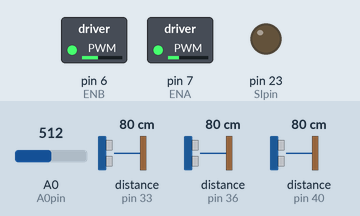
This sketch was run on a simulated Arduino Mega 2560, built with avr-gcc and run on an emulated ATmega2560. On the bench: switched loads named in the sketch (green lamp = pin HIGH), output pins drawn as LEDs (lit = HIGH). The test bench sets the inputs (shaded band); at power-on: distance to the obstacle (sensors on pin 36, pin 40, pin 33) 80 cm, A0 (A0pin) = 512. The echo pulse lasts 58.3 µs per cm; pins used as bus, display or sensor lines are not drawn; what the sketch prints to the serial monitor is not drawn.

Above: at 1.2 s.
1.3 s: distance to the obstacle (sensor on pin 36) set to 246 cm
2.8 s: distance to the obstacle (sensor on pin 36) set to 254 cm
At 5.9 s:
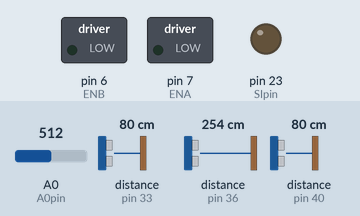
8.0 s: distance to the obstacle (sensor on pin 40) set to 2 cm
11.0 s: distance to the obstacle (sensor on pin 33) set to 60 cm
14.0 s: distance to the obstacle (sensor on pin 33) set to 52 cm
15.5 s: distance to the obstacle (sensor on pin 33) set to 45 cm
At 17.66 s:
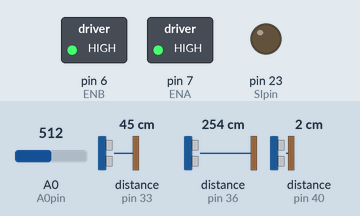
Timing chart, 0 to 24.9 s (numbered marks = the images above; inputs shaded):
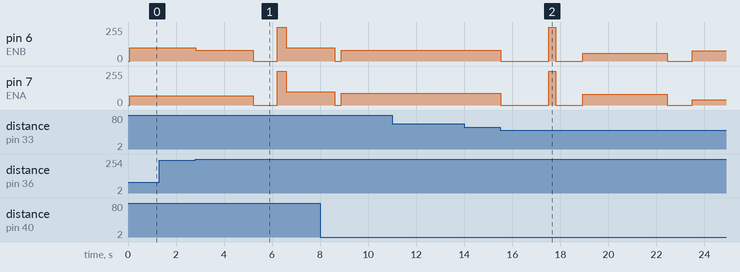

The sketch:

____SW__2.5.ino
```cpp
#include <MsTimer2.h>
#include <NewPing.h>

#define A0pin A0
#define SIpin 23
#define CLKpin 22
#define NPIXELS 128

#define ENA 7
#define IN1 11
#define IN2 10
#define IN3 9
#define IN4 8
#define ENB 6

#define TRIG_PIN1 32
#define ECHO_PIN1 33
#define TRIG_PIN2 41
#define ECHO_PIN2 40
#define TRIG_PIN3 37
#define ECHO_PIN3 36

#define SIZE 5
#define MAX_DISTANCE 255

#define motor_speed_offset 30

float sensorData1[SIZE] = {0};
float sensorData2[SIZE] = {0};
float sensorData3[SIZE] = {0};

float UltrasonicSensorData[3];

NewPing sonar1(TRIG_PIN1, ECHO_PIN1, MAX_DISTANCE);
NewPing sonar2(TRIG_PIN2, ECHO_PIN2, MAX_DISTANCE);
NewPing sonar3(TRIG_PIN3, ECHO_PIN3, MAX_DISTANCE);


byte Pixel[NPIXELS];
byte Threshold_Data[NPIXELS];

int LineSensor_Data[NPIXELS];
int LineSensor_Data_Adaption[NPIXELS];
int MAX_LineSensor_Data[NPIXELS];
int MIN_LineSensor_Data[NPIXELS];
int flag_line_adapation;

int count = 0;

const int IMG_WIDTH_HALF = 64;
const int BASE_SPEED = 70;
const float KP = 7.0;
const float KD = 0.2;
float error_old = 0.0;

#define FASTADC 1
#define cbi(sfr, bit) (_SFR_BYTE(sfr) &= ~_BV(bit))
#define sbi(sfr, bit) (_SFR_BYTE(sfr) |= _BV(bit))

int mission_flag = 0;

void setup()
{
  int i;
  for (i = 0; i < NPIXELS; i++)
  {
    LineSensor_Data[i] = 0;
    LineSensor_Data_Adaption[i] = 0;
    MAX_LineSensor_Data[i] = 1023;
    MIN_LineSensor_Data[i] = 0;
  }
  pinMode(SIpin, OUTPUT);
  pinMode(CLKpin, OUTPUT);
  pinMode(A0pin, INPUT);

  digitalWrite(SIpin, LOW);
  digitalWrite(CLKpin, LOW);

#if FASTADC

  sbi(ADCSRA, ADPS2);
  cbi(ADCSRA, ADPS1);
  cbi(ADCSRA, ADPS0);
#endif

  flag_line_adapation = 0;

  Serial.begin(115200);
  Serial.println("TSL1401");
}

/////////////////////////////////////////////////

void motor_l(int speed)
{
  if (speed >= 0)
  {
    digitalWrite(IN1, HIGH);
    digitalWrite(IN2, LOW);
    analogWrite(ENA, speed); // 0-255
  }
  else
  {
    digitalWrite(IN1, LOW);
    digitalWrite(IN2, HIGH);
    analogWrite(ENA, -speed);
  }
}

void motor_r(int speed)
{
  if (speed >= 0)
  {
    digitalWrite(IN3, HIGH);
    digitalWrite(IN4, LOW);
    analogWrite(ENB, speed); // 0-255
  }
  else
  {
    digitalWrite(IN3, LOW);
    digitalWrite(IN4, HIGH);
    analogWrite(ENB, -speed);
  }
}

void motor_control(int left_motor_speed, int right_motor_speed)
{
  motor_l(left_motor_speed);
  motor_r(right_motor_speed);
}


float recursive_moving_average1(float ad_value, float sensorData[])
{
  static float avg = 0.0;
  float sum = 0.0;

  for (int i = 0; i <= SIZE - 2; i++)
  {
    sensorData[i] = sensorData[i + 1];
    //Serial.print(sensorData[i]);
    //Serial.print(" ");
  }

  sensorData[SIZE - 1] = ad_value;
  //Serial.println(sensorData[SIZE - 1]);

  for (int i = 0; i < SIZE; i++)
  {
    sum += sensorData[i];
  }

  avg = sum / SIZE;

  return avg;
}

float get_average(float ad_value, float sensorData[])
{
  return recursive_moving_average1(ad_value, sensorData);
}

void calculate_and_print(float distance, float sensorData[], int sensorNumber)
{
  float average = get_average(distance, sensorData);
  //Serial.print("Sensor ");
  //Serial.print(sensorNumber);
  //Serial.print(" Distance: ");
  //Serial.println(distance);
  //Serial.print("Moving Average: ");
  //Serial.println(average);
}

void read_ultrasonic_sensor()
{
  UltrasonicSensorData[0] = sonar1.ping_cm(); // 앞 센서
  UltrasonicSensorData[1] = sonar2.ping_cm(); // 좌 센서
  UltrasonicSensorData[2] = sonar3.ping_cm(); // 우 센서

  if (UltrasonicSensorData[0] == 0) UltrasonicSensorData[0] = 255;
  if (UltrasonicSensorData[1] == 0) UltrasonicSensorData[1] = 255;
  if (UltrasonicSensorData[2] == 0) UltrasonicSensorData[2] = 255;

  calculate_and_print(UltrasonicSensorData[0], sensorData1, 1);
  calculate_and_print(UltrasonicSensorData[1], sensorData2, 2);
  calculate_and_print(UltrasonicSensorData[2], sensorData3, 3);
}


////////////////////////////////////////////////////

void threshold_line_image(int threshold_value)
{
  for (int i = 0; i < NPIXELS; i++)
  {
    if (Pixel[i] >= threshold_value)
    {
      Threshold_Data[i] = 255;
    }
    else
    {
      Threshold_Data[i] = 0;
    }
  }
}

void line_control(int line_center)

{
  int error = line_center - IMG_WIDTH_HALF;
  int derivative = error - error_old;
  float output = KP * error + KD * derivative;
  int speed_difference = int(output);

  int right_speed = BASE_SPEED - speed_difference;
  int left_speed  = BASE_SPEED + speed_difference - 25;

  left_speed = constrain(left_speed, 0, 100);
  right_speed = constrain(right_speed, 0, 100);
  //Serial.println(left_speed);
  //Serial.println(right_speed);


  motor_control(left_speed, right_speed);

  error_old = error;
}

void read_line_camera(void)
{
  int i;
  delay(1);

  digitalWrite(CLKpin, LOW);
  digitalWrite(SIpin, HIGH);
  digitalWrite(CLKpin, HIGH);
  digitalWrite(SIpin, LOW);
  delayMicroseconds(1);

  for (i = 0; i < NPIXELS; i++)
  {
    Pixel[i] = analogRead(A0pin) / 4;
    digitalWrite(CLKpin, LOW);
    delayMicroseconds(1);
    digitalWrite(CLKpin, HIGH);
  }
  digitalWrite(CLKpin, LOW);
}

double line_COM(void)
{
  double COM = 0.0;
  double mass_sum = 0.0;

  for (int i = 0; i < NPIXELS; i++)
  {
    mass_sum += Threshold_Data[i];
    COM += Threshold_Data[i] * i;
  }

  if (mass_sum == 0)
  {
    return -1;
  }

  COM = COM / mass_sum;

  return COM;
}

void read_line_center()
{
  int line_center = 64;

  double cx = 0;
  read_line_camera();
  threshold_line_image(60);
  cx = line_COM();

  if (cx == -1)
  {
    motor_control(0, 0);
    delay(1000);
    Serial.println("선 없음.");
    count = 1;
    return;
  }
  else
  {
    line_center  = line_COM();
    line_control(line_center);

    for (int i = 0; i < NPIXELS; i++)
    {
      /*
        Serial.print(Pixel[i]);
        Serial.print(",");
        Serial.print(Threshold_Data[i]);
        Serial.print(",");
        Serial.print((i == (int)cx) ? 255 : 0);
        Serial.println();
      */
    }
    delay(50);
  }
}

void read_line_center_2()
{
  int line_center = 64;

  double cx = 0;
  read_line_camera();
  threshold_line_image(60);
  cx = line_COM();

  if (cx == -1)
  {
    motor_control(0, 0);
    Serial.println("선 없음.");
    motor_control(0, 0);
    return;
  }
  else
  {
    line_center  = line_COM();
    line_control(line_center);

    for (int i = 0; i < NPIXELS; i++)
    {
      /*
        Serial.print(Pixel[i]);
        Serial.print(",");
        Serial.print(Threshold_Data[i]);
        Serial.print(",");
        Serial.print((i == (int)cx) ? 255 : 0);
        Serial.println();
      */
    }
    delay(50);
  }
}

void wall_following_l(int distance, int base_speed)
{
  int i;
  float kp = 1.0;
  float kd = 10;
  int l_speed = 0;
  int r_speed = 0;
  float error = 0;
  float d_error = 0;
  float error_old = 0;
  float speed_control;
  int speed_control_max = 10;

  read_ultrasonic_sensor();
  error = UltrasonicSensorData[1] - distance;

  d_error = error - error_old;
  speed_control = kp * error + kd * d_error;

  if (speed_control >= speed_control_max) speed_control = speed_control_max;
  if (speed_control <= -speed_control_max) speed_control = -speed_control_max;

  l_speed = base_speed - speed_control - 30;
  r_speed = base_speed + speed_control + 10;
  error_old = error;
  /*
    Serial.print(error);
    Serial.print("  ");
    Serial.print(l_speed);
    Serial.print("  ");
    Serial.println(r_speed);
    Serial.print("  ");
    Serial.println(speed_control);
  */

  motor_control(l_speed + motor_speed_offset, r_speed);
}

void loop()
{
  read_ultrasonic_sensor();
  Serial.print("mission: ");
  Serial.print(mission_flag);

  switch (mission_flag)
  {
    // start_stop
    case 0:

      if (UltrasonicSensorData[2] >= 100)
      {
        read_line_center();
      }
      if (UltrasonicSensorData[2] < 100)
      {
        mission_flag = 1;
        break;
      }


      break;

    // lane_control
    case 1:

      read_ultrasonic_sensor();
      if (UltrasonicSensorData[2] < 255)
      {
        wall_following_l(70, 80);
        //delay(100);
      }

      if (UltrasonicSensorData[2] >= 255)
      {
        motor_control(70, 80);
        delay(2400);
        motor_control(0, 0);
        delay(1000);
        motor_l(255); // Move left forward
        motor_r(-255); // Move right backward
        delay(375);
        motor_control(100, 100);
        delay(2000);
        motor_control(0, 0);
        delay(200);
        mission_flag = 2;
      }

      break;


    // wall following
    case 2:

      if (UltrasonicSensorData[2] < 255)
      {
        read_ultrasonic_sensor();
        wall_following_l(40, 100);
      }

      if (UltrasonicSensorData[2] >= 255)
      {
        mission_flag = 3;
      }
      break;

    case 3:

      if (UltrasonicSensorData[0] > 50)
      {
        read_ultrasonic_sensor();
        wall_following_l(40, 80);
      }

      if (UltrasonicSensorData[0] <= 50)
      {
        motor_control(0, 0);
        delay(2000);
        motor_l(255); // Move left forward
        motor_r(-255); // Move right backward
        delay(280);
        motor_control(0, 0);
        delay(1000);
        mission_flag = 4;
      }

      break;

    case 4:

      read_ultrasonic_sensor();
      delay(100);
      motor_control(80, 60);
      delay(3500);
      mission_flag = 5;

      break;

    case 5:

      if (UltrasonicSensorData[2] < 255)
      {
        read_ultrasonic_sensor();
        wall_following_l(50, 100);
      }

      if (UltrasonicSensorData[2] >= 255)
      {
        motor_control(0, 0);
        delay(1000);
        mission_flag = 6;
      }

      break;

    case 6:

      while (1)
      {
        read_line_center_2();
      }

      break;

  }

}
```

Measured:
- the behaviour switches between 249 and 250 cm on distance to the obstacle (sensor on pin 36) (found by bisection; images 0 and 1)
- the behaviour switches between 50 and 49 cm on distance to the obstacle (sensor on pin 33) (found by bisection; images 1 and 2)
- after the input at 1.3 s, every drawn part: stays the same
- after the input at 2.8 s, pin 6 (ENB): 100/255 → 80/255 at once, → 0/255 2.4 s later, → 255/255 1.0 s later, → 100/255 0.38 s later; pin 7 (ENA): 70/255 → 0/255 after 2.4 s, → 255/255 1.0 s later, → 100/255 0.38 s later
- after the input at 11.0 s, every drawn part: stays the same
- after the input at 14.0 s, every drawn part: stays the same
- after the input at 15.5 s, pin 6 (ENB): 80/255 → 0/255 at once, → 255/255 2.0 s later, → 0/255 0.28 s later, → 60/255 1.1 s later, … (6 changes in this stretch); pin 7 (ENA): 90/255 → 0/255 at once, → 255/255 2.0 s later, → 0/255 0.28 s later, → 80/255 1.1 s later, … (6 changes in this stretch)
